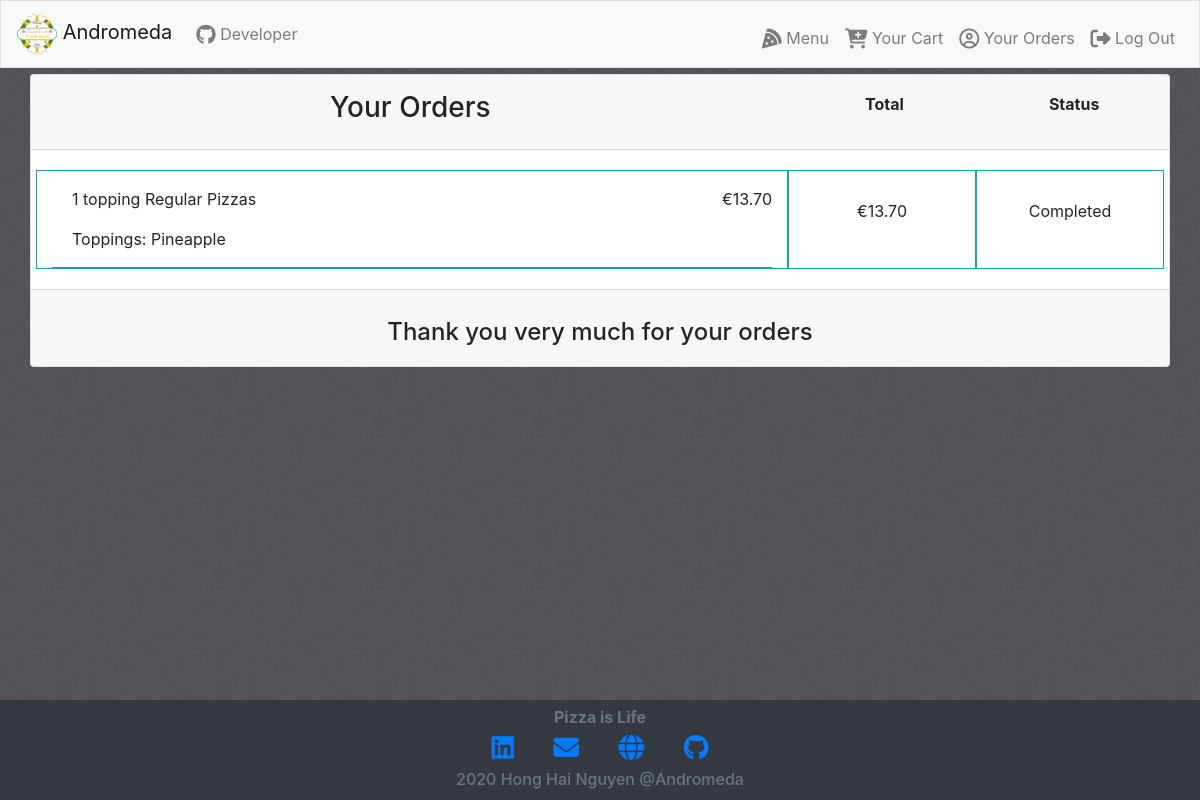
/history (signed in), run on the app's committed database.
### orders/models.py (models this page shows, shortened)
class Product(models.Model):
    name = models.CharField(max_length=64)
    category = models.CharField(max_length=32, choices=CATEGORIES)
    num_toppings = models.IntegerField(default=0)
    price_small = models.DecimalField(decimal_places=2, max_digits=5)
    price_large = models.DecimalField(decimal_places=2, max_digits=5)

class Order_template(models.Model):
    product = models.ForeignKey(Product, on_delete=models.CASCADE, related_name="product")
    toppings = models.ManyToManyField(Topping, blank=True, related_name="toppings")
    extra_subs = models.ManyToManyField(ExtraSub, blank=True)
    price = models.DecimalField(decimal_places=2, max_digits=5)

class Topping(models.Model):
    name = models.CharField(max_length=64)

class Order_detail(models.Model):
    user = models.ForeignKey(User, on_delete=models.CASCADE, related_name="usernames")
    all_products = models.ManyToManyField(Order_template, blank=True, related_name="user_orders")
    status = models.CharField(max_length=32, choices=STATUS, default='Pending')
    total_price = models.DecimalField(decimal_places=2, max_digits=7)

### orders/views.py (the view)
# urls.py: path("history", views.history_view, name="history"),
def history_view(request):
    orders = list_detail_orders(Order_detail.objects.filter(user=request.user))
    context = {
        "orders": orders,
    }
    return render(request, 'orders/history.html', context)

### orders/templates/orders/history.html (shortened to what this page needs)
{% extends "orders/base.html" %}
{% block script %}
{% load static %}
{% endblock %}
{% block body %}
<div class="container-md cart p-0 mt-3 mb-3">
  <div class="card">
    <div class="card-header pt-3 pb-3 pl-0 pr-0">
      <div class="row w-100 m-0">
        <div class="col-8 d-flex align-items-center justify-content-center">
          <h3>Your Orders</h3>
        </div>
        <div class="col-2 d-flex align-items-center justify-content-center">
          <p><b>Total</b></p>
        </div>
        <div class="col-2 d-flex align-items-center justify-content-center">
          <p><b>Status</b></p>
        </div>
      </div>
    </div>
    <div class="card-body">
      <div class="row">
        {% for id, order in orders.items %}
        <div class="col-8 border border-info">
          {% for item in order.ordered_products %}
          <div class="item-field w-100 border-bottom border-success">
            <div class="d-flex align-items-center mt-3">
              <div class="flex-grow-1 ml-1 pl-3">
                  <p>{{ item.name }} {{ item.category }}</p>
              </div>
              <div class="ml-1 pl-3">
                <p>€{{ item.price }}</p>
              </div>
            </div>
            {% if item.toppings %}
            <div class="d-flex align-items-center">
              <div class="flex-grow-1 ml-1 pl-3">
                <p>Toppings: {{ item.toppings }}</p>
              </div>
            </div>
            {% elif item.extra_subs %}
            <div class="d-flex align-items-center">
              <div class="flex-grow-1 ml-1 pl-3">
                <p>Extra subs: {{ item.extra_subs }}</p>
              </div>
            </div>
            {% endif %}
          </div>
          {% endfor %}
        </div>
        <div class="col-2 d-flex align-items-center border border-info">
          <div class="text-center w-100">
            <p>€{{ order.total_price }}</p>
          </div>
        </div>
        <div class="col-2 d-flex align-items-center border border-info">
          <div class="text-center w-100">
            <p>{{ order.status }}</p>
          </div>
        </div>
        {% endfor %}
      </div>
    </div>
    <div class="card-footer">
      <div class="d-flex align-items-center mt-3 justify-content-center">
        <h4>Thank you very much for your orders</h4>
      </div>
    </div>
  </div>
</div>
{% endblock %}

### orders/static/orders/styles.css (style rules this page uses)
html { min-height: 100%; position: relative; }
body { background-image: url("body_bg.gif"); background-repeat: repeat; padding-top: 58px; margin-bottom: 100px; }

### data on the page
Product: name "1 topping", category "Regular Pizzas"
Order_template: price "13.70"
Topping: toppings "Pineapple"
Order_detail: total_price "13.70", status "Completed"
